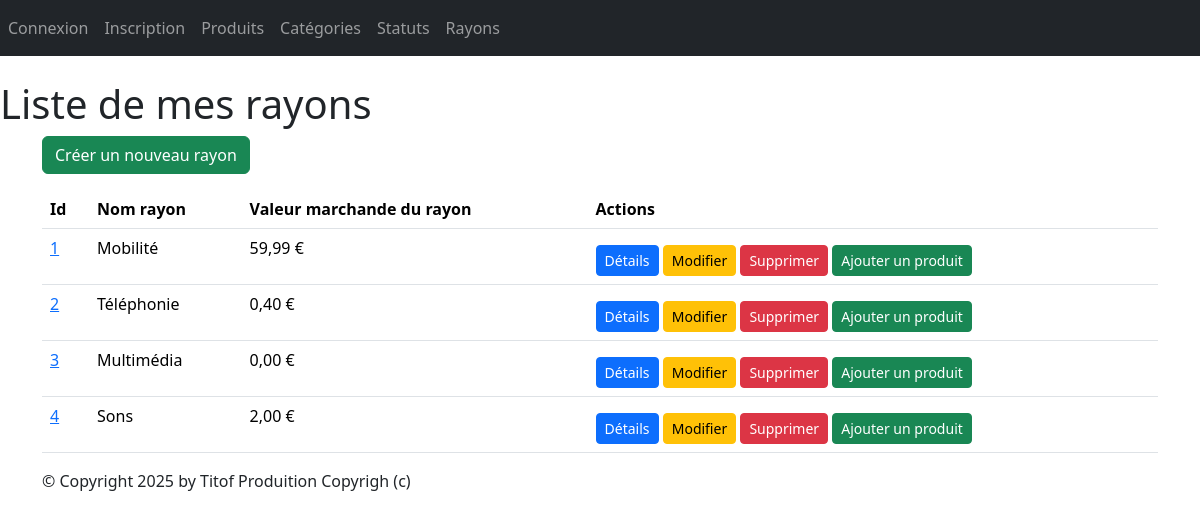
The app's page /monApp/rayons/, older data.
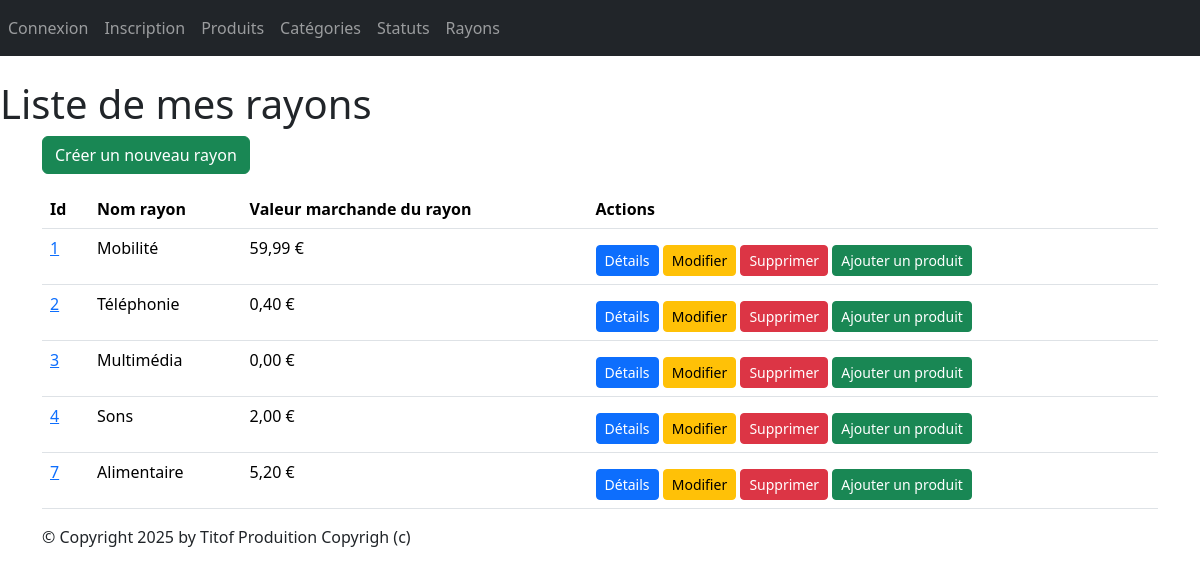
The same page, newer data.
### monApp/models.py (models this page shows, shortened)
class Rayon(models.Model):
    idRayon = models.AutoField(primary_key=True)
    nomRayon = models.CharField(max_length=200)

### monApp/views.py (the view)
# urls.py: path("rayons/", views.RayonListView.as_view(), name="lst_rayons"),
class RayonListView(ListView):
    model = Rayon
    template_name = "monApp/list_rayons.html"
    context_object_name = "rayons"
    def get_queryset(self):
        return Rayon.objects.prefetch_related(
            Prefetch(
                "contenir",  # related_name de Contenir côté Rayon
                queryset=Contenir.objects.select_related("refProd")
            )
        )
    def get_context_data(self, **kwargs):
        context = super().get_context_data(**kwargs)
        context["titremenu"] = "Liste de mes rayons"
        ryns_dt = []
        for rayon in context['rayons']:
            total_stock = 0
            for c in rayon.contenir.all():  # related_name côté Rayon
                total_stock += c.qte * c.refProd.prixUnitaireProd
            ryns_dt.append({
                'rayon': rayon,
                'total_stock': total_stock
            })
        context['ryns_dt'] = ryns_dt
        return context

### monApp/templates/monApp/list_rayons.html
{% extends 'monApp/base.html' %}
{% block menu %}
    <h1>{{ titremenu }}</h1>
{% endblock %}
{% block contenu %}
<a href="{% url 'crt_rayon' %}" class="btn btn-success mb-3">Créer un nouveau rayon</a>
<table class="table">
    <thead>
        <tr>
            <th>Id</th>
            <th>Nom rayon</th>
            <th>Valeur marchande du rayon</th>
            <th>Actions</th>
        </tr>
    </thead>
    <tbody>
        {% for data in ryns_dt %}
            <tr>
                <td>
                    <a href="{% url 'dtl_rayon' data.rayon.idRayon %}">
                        {{ data.rayon.idRayon }}
                    </a>
                </td>
                <td>{{ data.rayon.nomRayon }}</td>
                <td>{{ data.total_stock|floatformat:2 }} €</td>
                <td>
                    <a href="{% url 'dtl_rayon' data.rayon.idRayon %}" class="btn btn-primary btn-sm mt-2">Détails</a>
                    <a href="{% url 'upd_rayon' data.rayon.idRayon %}" class="btn btn-warning btn-sm mt-2">Modifier</a>
                    <a href="{% url 'dlt_rayon' data.rayon.idRayon %}" class="btn btn-danger btn-sm mt-2">Supprimer</a>
                    <a href="{% url 'crt_contenir' data.rayon.idRayon %}" class="btn btn-success btn-sm mt-2">Ajouter un produit</a>
                </td>
            </tr>
        {% endfor %}
    </tbody>
</table>
{% endblock %}

### monApp/templates/monApp/base.html (shortened to what this page needs)
{% load static %}
<html>
<head>
    {% block styles %}
        <link rel="stylesheet" href="{% static 'styles.css' %}" />
        {% load django_bootstrap5 %}
        {% bootstrap_css %}
    {% endblock %}
</head>
<body>
    {% block nav %}
        <nav class="navbar navbar-expand-md navbar-dark bg-dark mb-4">
            <div class="collapse navbar-collapse" id="navbarNav">
                <ul class="navbar-nav ml-auto d-flex flex-row">
                    {% if user.is_authenticated %}
                        <li class="nav-item">
                            <a class="nav-link" href="{% url 'logout' %}">Déconnexion</a>
                        </li>
                    {% else %}
                        <li class="nav-item">
                            <a class="nav-link" href="{% url 'login' %}">Connexion</a>
                        </li>
                        <li class="nav-item">
                            <a class="nav-link" href="{% url 'register' %}">Inscription</a>
                        </li>
                    {% endif %}
                    <li class="nav-item">
                        <a class="nav-link" href="{% url 'lst_prdts' %}">Produits</a>
                    </li>
                    <li class="nav-item">
                        <a class="nav-link" href="{% url 'lst_cats' %}">Catégories</a>
                    </li>
                    <li class="nav-item">
                        <a class="nav-link" href="{% url 'lst_status' %}">Statuts</a>
                    </li>
                    <li class="nav-item">
                        <a class="nav-link" href="{% url 'lst_rayons' %}">Rayons</a>
                    </li>
                </ul>
            </div>
        </nav>
        {% block menu %}{% endblock %}
    {% endblock %}
    <main role="main" class="container top-pushed">
        <div class="jumbotron">
            {% block contenu %}
            {% endblock %}
        </div>
    </main>
    <footer class="footer">
        <div class="container">
            <p>&copy; Copyright {% now "Y" %} by Titof Produition Copyrigh (c)</p>
        </div>
    </footer>
</body>
</html>

### static/styles.css (style rules this page uses)
h1 { color:red }

Row changes from the older to the newer data that the page shows:
added Rayon: rayon.idRayon "7", rayon.nomRayon "Alimentaire", total_stock "5,20"
